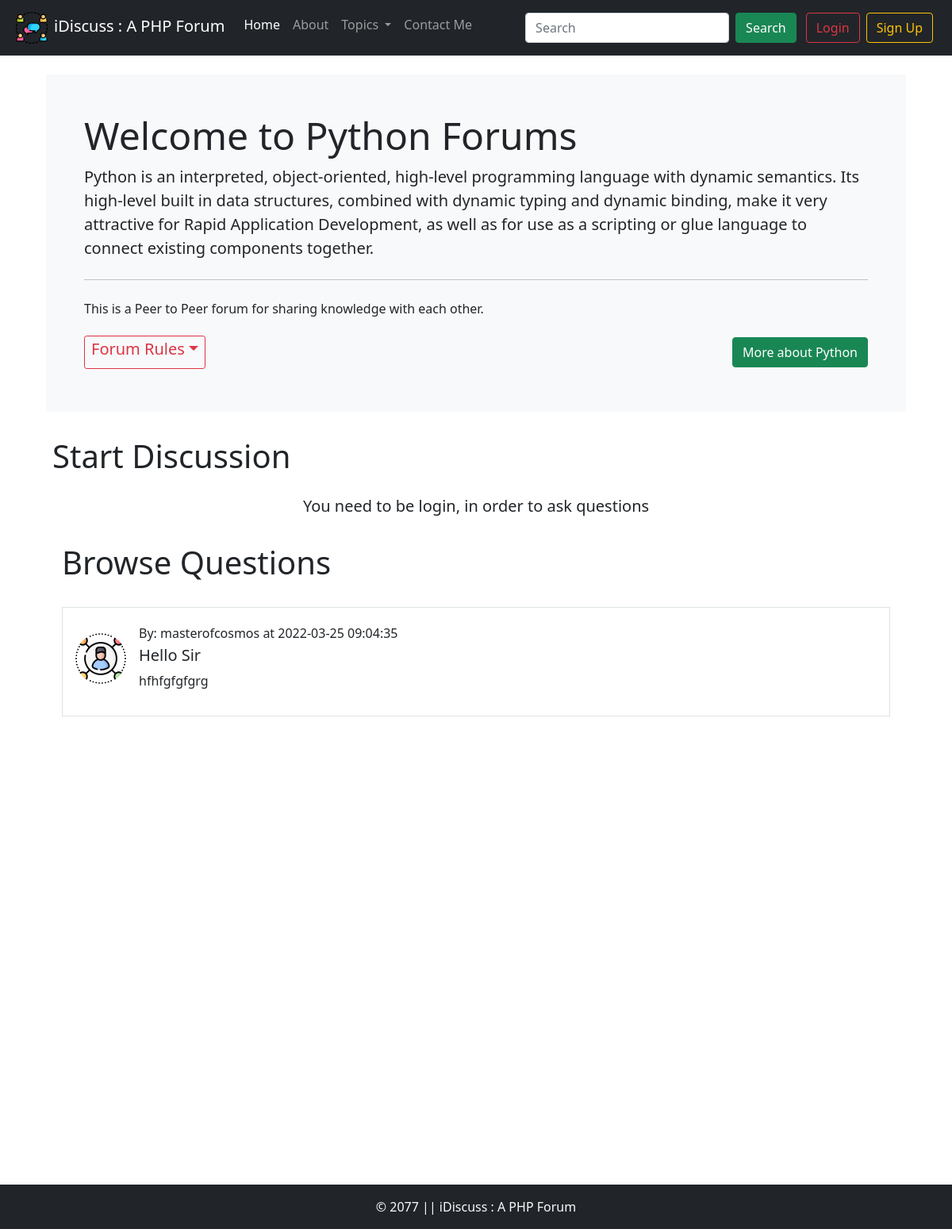
The app's page /threadlist.php?catid=1 with its own data.
### tables this page shows
CREATE TABLE `categories` (
  `category_id` int(11) NOT NULL,
  `category_name` varchar(255) NOT NULL,
  `category_description` text NOT NULL,
  `category_url` varchar(100) NOT NULL,
  `date_created` datetime NOT NULL DEFAULT current_timestamp()
);

CREATE TABLE `threads` (
  `thread_id` int(15) NOT NULL,
  `thread_title` text NOT NULL,
  `thread_desc` text NOT NULL,
  `thread_cat_id` int(15) NOT NULL,
  `thread_user_id` int(15) NOT NULL,
  `timestamp` datetime NOT NULL DEFAULT current_timestamp()
);

CREATE TABLE `users` (
  `sno` int(8) NOT NULL,
  `userName` varchar(25) NOT NULL,
  `userEmail` varchar(100) NOT NULL,
  `userPass` varchar(255) NOT NULL,
  `timestamp` datetime NOT NULL DEFAULT current_timestamp()
);

### threadlist.php (the view, shortened to what this page needs)
<!doctype html>
<html lang="en">
<head>
    <?php require 'partials/_head.php'; ?>
    <?php require 'partials/_dbconnect.php'; ?>
    <?php
    $id = $_GET['catid'];
    $sql = "SELECT * FROM `categories` WHERE `category_id` = $id;";
    $result = mysqli_query($conn, $sql);
    while ($row = mysqli_fetch_assoc($result)) {
        $catname = $row['category_name'];
    }
    ?>
</head>
<body>
    <?php require 'partials/_header.php'; ?>
    <?php require 'partials/_dbconnect.php'; ?>
    <?php
    $id = $_GET['catid'];
    $sql = "SELECT * FROM `categories` WHERE `category_id` = $id;";
    $result = mysqli_query($conn, $sql);
    while ($row = mysqli_fetch_assoc($result)) {
        $catname = $row['category_name'];
        $catdesc = $row['category_description'];
        $caturl = $row['category_url'];
    }
    ?>
    <div class="container my-4">
        <div class="jumbotron bg-light p-5 rounded-lg m-3">
            <h1 class="display-5">Welcome to <?php echo $catname; ?> Forums</h1>
            <p class="lead"><?php echo $catdesc; ?> </p>
            <hr class="my-4">
            <p>This is a Peer to Peer forum for sharing knowledge with each other.</p>
            <div class="d-flex align-items-center justify-content-between">
                <div class="btn btn-outline-danger btn-sm dropdown">
                    <h5 class="dropdown-toggle " data-bs-toggle="dropdown" aria-expanded="false">Forum Rules</h5>
                </div>
                <div class="my-2">
                    <a class=" btn btn-success" href="<?php echo $caturl; ?>" target="_blank" role="button">More about
                        <?php echo $catname; ?></a>
                </div>
            </div>
        </div>
        <div class="container">
            <div class="container">
                <h1 class="py-3">Start Discussion</h1>
                <?php
                if (isset($_SESSION['loggedin']) && $_SESSION['loggedin'] == TRUE) {
                    echo '
                <form action="' . $_SERVER["REQUEST_URI"] . '" method="POST">
                    <div class="mb-3">
                        <label for="thread_title" class="form-label">Ask your question</label>
                        <input type="text" class="form-control" id="thread_title" name="thread_title" aria-describedby="emailHelp">
                        <div id="emailHelp" class="form-text">Keep your question short and accurate</div>
                    </div>
                     <input type="hidden" name="sno" value="' . $_SESSION["sno"] . '">
                    <div class="mb-3">
                        <label for="thread_desc">Describe the question</label>
                        <textarea name="thread_desc" id="thread_desc" rows="10" class="form-control"></textarea>
                    </div>
                    <button type="submit" class="btn btn-success">Submit</button>
                </form>
            </div>
        ';
                } else {
                    echo '
            <div class=" container text-center">
            <p class ="lead">You need to be login, in order to ask questions </p>
            </div>
            ';
                }
                ?>
                <div class="container vh-100">
                    <h1 class="py-3">Browse Questions</h1>
                    <?php
                    $id = $_GET['catid'];
                    $sql = "SELECT * FROM `threads` WHERE `thread_cat_id` = $id;";
                    $result = mysqli_query($conn, $sql);
                    while ($row = mysqli_fetch_assoc($result)) {
                        $id = $row['thread_id'];
                        $thread_ques = $row['thread_title'];
                        $thread_desc = $row['thread_desc'];
                        $time = $row['timestamp'];
                        $thread_user_id = $row['thread_user_id'];
                        $sql2 = "SELECT userName from `users` WHERE sno = '$thread_user_id';";
                        $result2 = mysqli_query($conn, $sql2);
                        $row2 = mysqli_fetch_assoc($result2);
                        echo '
                    <div class="d-flex border p-3 my-3">
                        <img src="/iDiscuss/images/default-user.png" class="flex-shrink-0 me-3 mt-3 rounded-circle" width="64px" height="64px" alt="">
                        <div>
                        <p class = "my-1 ">By: ' . $row2['userName'] . ' at ' . $time . '</p >
                            <h5 class="mt-0"><a class = "text-dark text-decoration-none" href="/iDiscuss/thread.php?threadid=' . $id . '">' . $thread_ques . '</a></h5>
                            <p>' . $thread_desc . '</p>
                        </div>
                     </div>
                ';
                    }
                    ?>
                </div>
            </div>
        </div>
    </div>
    <?php require 'partials/_footer.php'; ?>
</body>
</html>

### records on screen
categories: category_name "Python", category_description "Python is an interpreted, object-oriented, high-level programming language with dynamic semantics. Its high-level built in data structures, combined with dynamic typing and dynamic binding, make it very attractive for Rapid Application Development, as well as for use as a scripting or glue language to connect existing components together."
threads: users.userName "masterofcosmos", timestamp "2022-03-25 09:04:35", thread_title "Hello Sir", thread_desc "hfhfgfgfgrg"
